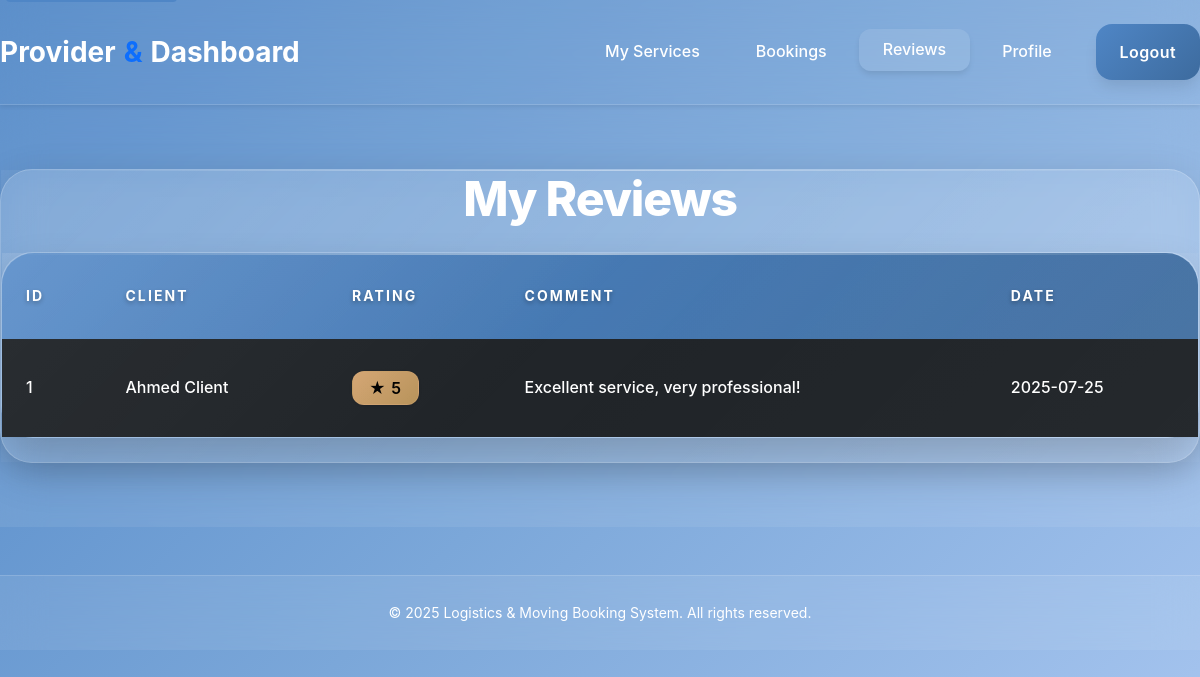
Page /provider_reviews.php (signed in) on the committed database.
### tables this page shows
CREATE TABLE reviews (
  id INT AUTO_INCREMENT PRIMARY KEY,
  booking_id INT NOT NULL,
  reviewer_id INT NOT NULL,
  provider_id INT NOT NULL,
  rating INT NOT NULL CHECK (rating BETWEEN 1 AND 5),
  comment TEXT,
  created_at TIMESTAMP DEFAULT CURRENT_TIMESTAMP,
  FOREIGN KEY (booking_id) REFERENCES bookings(id) ON DELETE CASCADE,
  FOREIGN KEY (reviewer_id) REFERENCES users(id) ON DELETE CASCADE,
  FOREIGN KEY (provider_id) REFERENCES users(id) ON DELETE CASCADE
);

CREATE TABLE users (
  id INT AUTO_INCREMENT PRIMARY KEY,
  name VARCHAR(100) NOT NULL,
  email VARCHAR(100) NOT NULL UNIQUE,
  password VARCHAR(255) NOT NULL,
  role ENUM('client','provider','admin') NOT NULL DEFAULT 'client',
  phone VARCHAR(30),
  company_name VARCHAR(100),
  profile_image VARCHAR(255) DEFAULT NULL,
  created_at TIMESTAMP DEFAULT CURRENT_TIMESTAMP,
  status ENUM('active','inactive') DEFAULT 'active',
  rating DECIMAL(2,1) DEFAULT 0.0
);

### includes/auth.php (called while the page is built, shortened)
<?php
require_once __DIR__ . '/../config/db.php';
function current_user() {
    global $conn;
    $id = $_SESSION['user_id'];
    $stmt = mysqli_prepare($conn, "SELECT * FROM users WHERE id = ? LIMIT 1");
    mysqli_stmt_bind_param($stmt, 'i', $id);
    mysqli_stmt_execute($stmt);
    $result = mysqli_stmt_get_result($stmt);
    $user = mysqli_fetch_assoc($result);
    return $user;
}

### public/provider_reviews.php (the view, shortened to what this page needs)
<?php
require_once __DIR__ . '/../includes/auth.php';
require_once __DIR__ . '/../config/db.php';
$user = current_user();
$provider_id = $user['id'];
$reviews = mysqli_query($conn, "SELECT r.*, u.name AS client_name FROM reviews r JOIN users u ON r.reviewer_id = u.id WHERE r.provider_id = $provider_id ORDER BY r.created_at DESC");
?>
<!DOCTYPE html>
<html lang="en">
<head>
  <link href="https://cdn.jsdelivr.net/npm/bootstrap@5.3.2/dist/css/bootstrap.min.css" rel="stylesheet">
  <link rel="stylesheet" href="../assets/css/style.css">
</head>
<body class="modern-bg">
<nav class="navbar navbar-expand-lg navbar-glass shadow-sm sticky-top">
  <div class="container">
    <a class="navbar-brand fw-bold fs-3 gradient-text" href="dashboard_provider.php">Provider<span class="text-primary">&</span>Dashboard</a>
    <div class="collapse navbar-collapse" id="providerNav">
      <ul class="navbar-nav ms-auto mb-2 mb-lg-0 align-items-center">
        <li class="nav-item"><a class="nav-link" href="provider_services.php">My Services</a></li>
        <li class="nav-item"><a class="nav-link" href="provider_bookings.php">Bookings</a></li>
        <li class="nav-item"><a class="nav-link active" href="provider_reviews.php">Reviews</a></li>
        <li class="nav-item"><a class="nav-link" href="provider_profile.php">Profile</a></li>
        <li class="nav-item ms-3"><a class="btn btn-primary px-4" href="logout.php">Logout</a></li>
      </ul>
    </div>
  </div>
</nav>
<section class="container-fluid py-6 section-glass">
  <div class="row justify-content-center">
    <div class="col-12">
      <div class="glass-card" style="width:100%;margin:0;padding:0;">
        <h2 class="gradient-text mb-4 text-center">My Reviews</h2>
        <div class="table-container">
          <div class="table-responsive" style="width:100%;margin:0;padding:0;">
            <table class="table table-dark align-middle" style="width:100%;min-width:100%;">
            <thead><tr><th>ID</th><th>Client</th><th>Rating</th><th>Comment</th><th>Date</th></tr></thead>
            <tbody>
            <?php while($r = mysqli_fetch_assoc($reviews)): ?>
              <tr>
                <td><?= $r['id'] ?></td>
                <td><?= htmlspecialchars($r['client_name']) ?></td>
                <td><span class="badge bg-warning text-dark fs-6">★ <?= $r['rating'] ?></span></td>
                <td><?= htmlspecialchars($r['comment']) ?></td>
                <td><?= date('Y-m-d', strtotime($r['created_at'])) ?></td>
              </tr>
            <?php endwhile; ?>
            </tbody>
          </table>
          </div>
        </div>
      </div>
    </div>
  </div>
</section>
<footer class="footer-glass text-center py-4 mt-5">
  <small>&copy; <?php echo date('Y'); ?> Logistics & Moving Booking System. All rights reserved.</small>
</footer>
</body>
</html>

### rows in the picture
reviews: id "1", reviewer.name "Ahmed Client", rating "5", comment "Excellent service, very professional!", created_at "2025-07-25"
